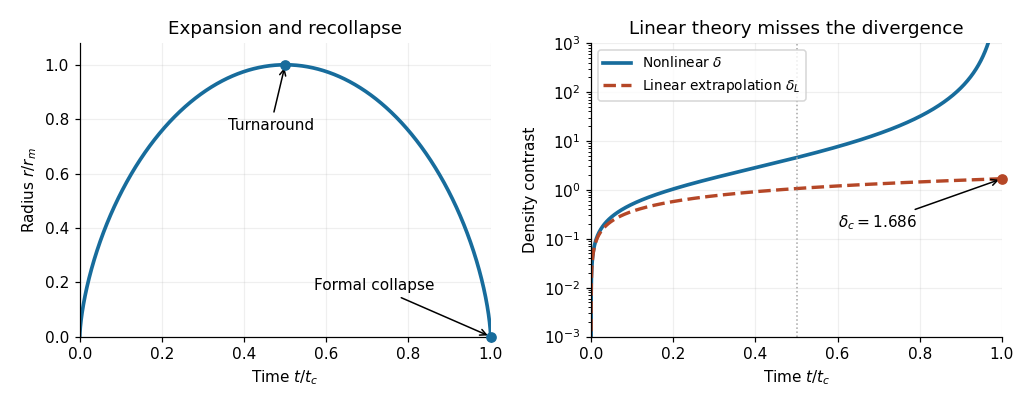

Write Python code to recreate this figure.
"""Original spherical-collapse illustration; Python 3.14, NumPy 2.3.5, Matplotlib 3.10.7.

Writes exactly one PNG in the caller's current directory.
"""
from pathlib import Path
import numpy as np
import matplotlib
matplotlib.use('Agg')
import matplotlib.pyplot as plt


def main():
    angle = np.linspace(0.04, 2 * np.pi - 0.04, 1800)
    time = (angle - np.sin(angle)) / (2 * np.pi)
    radius = (1 - np.cos(angle)) / 2
    contrast = 4.5 * (angle - np.sin(angle))**2 / (1 - np.cos(angle))**3 - 1
    linear = 0.6 * (0.75 * (angle - np.sin(angle)))**(2 / 3)
    fig, (left, right) = plt.subplots(1, 2, figsize=(9.4, 3.7), dpi=110, facecolor='white')
    left.plot(time, radius, color='#176c9c', linewidth=2.4)
    left.scatter([0.5, 1], [1, 0], color='#176c9c', zorder=4, clip_on=False)
    left.annotate('Turnaround', xy=(0.5, 1), xytext=(0.36, 0.76), arrowprops={'arrowstyle': '->'})
    left.annotate('Formal collapse', xy=(1, 0), xytext=(0.57, 0.17), arrowprops={'arrowstyle': '->'})
    left.set(xlabel=r'Time $t/t_c$', ylabel=r'Radius $r/r_m$', xlim=(0, 1), ylim=(0, 1.08), title='Expansion and recollapse')
    right.semilogy(time, contrast, label=r'Nonlinear $\delta$', color='#176c9c', linewidth=2.4)
    right.semilogy(time, linear, '--', label=r'Linear extrapolation $\delta_L$', color='#b54727', linewidth=2.2)
    right.axvline(0.5, color='0.65', linewidth=1, linestyle=':')
    right.scatter([1], [0.6 * (1.5 * np.pi)**(2/3)], color='#b54727', clip_on=False, zorder=4)
    right.annotate(r'$\delta_c=1.686$', xy=(1, 1.686), xytext=(0.60, 0.17), arrowprops={'arrowstyle': '->'})
    right.set(xlabel=r'Time $t/t_c$', ylabel='Density contrast', xlim=(0, 1), ylim=(0.001, 1000), title='Linear theory misses the divergence')
    right.legend(loc='upper left', fontsize=9)
    for ax in (left, right):
        ax.set_facecolor('white')
        ax.grid(alpha=0.2)
        ax.spines[['top', 'right']].set_visible(False)
    fig.tight_layout(pad=1.3)
    fig.savefig(Path.cwd() / Path(__file__).with_suffix('.png').name, facecolor='white', transparent=False)
    plt.close(fig)


if __name__ == '__main__':
    main()
